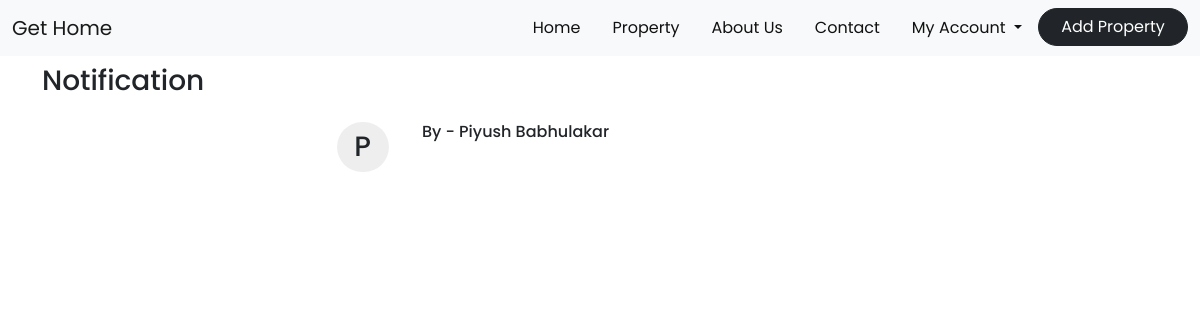
The app's page /Admin/noti.php (signed in) with its own data.
### tables this page shows
CREATE TABLE `a_regi` (
  `id` int(255) NOT NULL,
  `f_name` varchar(255) NOT NULL,
  `l_name` varchar(255) NOT NULL,
  `email` varchar(255) NOT NULL,
  `phone` varchar(255) NOT NULL,
  `pass` varchar(255) NOT NULL,
  `c_pass` varchar(255) NOT NULL
);

### Admin/noti.php (the view, shortened to what this page needs)
<!DOCTYPE html>
<html>
<head>
</head>
<body>
<form method="post">
	<?php include 'navabar.php' ?>
<div class="container mt-2">
  <h3>Notification</h3>
</div>
<?php
$email = $_SESSION['email'];
include '../db_conn.php';
$sql = " select * from request where email = '$email' ";
$run = mysqli_query($conn,$sql);
while ($row = mysqli_fetch_array($run))
{
 $sender_id = $row['user_id'];
?>
  <?php
   include '../db_conn.php';
   $asas = " select * from a_regi where id = '$sender_id' ";
   $tat = mysqli_query($conn,$asas);
   while ($roo = mysqli_fetch_array($tat))
   {
  ?>
          <div class="container mt-4">
            <div class="row">
              <div class="col-md-6 m-auto">
                <div class="row">
                  <div class="col-md-2">
                  <center>
                    <?php $content = $roo['f_name']; ?> <h3 style="background: #0001; border-radius: 50px; text-align: center; line-height: 50px; width: 52px; height: 50px;"><?php echo $a = $content[0]; ?></h3>
                  </center>
                </div>
                <div class="col-md-10">
                  <h6>By - <?php echo $roo['f_name']; ?> <?php echo $roo['l_name']; ?></h6>
                </div>
                </div>
              </div>
            </div>
          </div>
    	<?php } } ?>
</form>
</body>
</html>

### Admin/navabar.php (style rules this page uses)
body { font-family: 'Poppins', sans-serif; }

### records on screen
a_regi: f_name "P", f_name "Piyush", l_name "Babhulakar"
